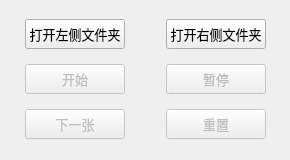
     <widget class="QWidget" name="tab_ContinuousMode">
      <attribute name="title">
       <string>视频模式</string>
      </attribute>
      <widget class="QWidget" name="verticalLayoutWidget_2">
       <property name="geometry">
        <rect>
         <x>10</x>
         <y>10</y>
         <width>271</width>
         <height>141</height>
        </rect>
       </property>
       <layout class="QVBoxLayout" name="verticalLayout">
        <property name="leftMargin">
         <number>5</number>
        </property>
        <property name="topMargin">
         <number>0</number>
        </property>
        <property name="rightMargin">
         <number>5</number>
        </property>
        <property name="bottomMargin">
         <number>0</number>
        </property>
        <item>
         <layout class="QHBoxLayout" name="ProcessImgLayout_4">
          <property name="leftMargin">
           <number>10</number>
          </property>
          <property name="rightMargin">
           <number>10</number>
          </property>
          <item>
           <widget class="QPushButton" name="btn_SelectDirLeft">
            <property name="enabled">
             <bool>true</bool>
            </property>
            <property name="minimumSize">
             <size>
              <width>100</width>
              <height>30</height>
             </size>
            </property>
            <property name="maximumSize">
             <size>
              <width>100</width>
              <height>30</height>
             </size>
            </property>
            <property name="font">
             <font>
              <pointsize>10</pointsize>
             </font>
            </property>
            <property name="text">
             <string>打开左侧文件夹</string>
            </property>
           </widget>
          </item>
          <item>
           <spacer name="horizontalSpacer_6">
            <property name="orientation">
             <enum>Qt::Horizontal</enum>
            </property>
            <property name="sizeHint" stdset="0">
             <size>
              <width>40</width>
              <height>20</height>
             </size>
            </property>
           </spacer>
          </item>
          <item>
           <widget class="QPushButton" name="btn_SelectDirRight">
            <property name="enabled">
             <bool>true</bool>
            </property>
            <property name="minimumSize">
             <size>
              <width>100</width>
              <height>30</height>
             </size>
            </property>
            <property name="font">
             <font>
              <pointsize>10</pointsize>
             </font>
            </property>
            <property name="text">
             <string>打开右侧文件夹</string>
            </property>
           </widget>
          </item>
         </layout>
        </item>
        <item>
         <layout class="QHBoxLayout" name="ProcessImgLayout_5">
          <property name="leftMargin">
           <number>10</number>
          </property>
          <property name="rightMargin">
           <number>10</number>
          </property>
          <item>
           <widget class="QPushButton" name="btn_AutoStart">
            <property name="enabled">
             <bool>false</bool>
            </property>
            <property name="minimumSize">
             <size>
              <width>100</width>
              <height>30</height>
             </size>
            </property>
            <property name="maximumSize">
             <size>
              <width>100</width>
              <height>30</height>
             </size>
            </property>
            <property name="font">
             <font>
              <pointsize>10</pointsize>
             </font>
            </property>
            <property name="text">
             <string>开始</string>
            </property>
           </widget>
          </item>
          <item>
           <spacer name="horizontalSpacer_7">
            <property name="orientation">
             <enum>Qt::Horizontal</enum>
            </property>
            <property name="sizeHint" stdset="0">
             <size>
              <width>40</width>
              <height>20</height>
             </size>
            </property>
           </spacer>
          </item>
          <item>
           <widget class="QPushButton" name="btn_Pause">
            <property name="enabled">
             <bool>false</bool>
            </property>
            <property name="minimumSize">
             <size>
              <width>100</width>
              <height>30</height>
             </size>
            </property>
            <property name="font">
             <font>
              <pointsize>10</pointsize>
             </font>
            </property>
            <property name="text">
             <string>暂停</string>
            </property>
           </widget>
          </item>
         </layout>
        </item>
        <item>
         <layout class="QHBoxLayout" name="ProcessImgLayout_6">
          <property name="leftMargin">
           <number>10</number>
          </property>
          <property name="rightMargin">
           <number>10</number>
          </property>
          <item>
           <widget class="QPushButton" name="btn_NextImg">
            <property name="enabled">
             <bool>false</bool>
            </property>
            <property name="minimumSize">
             <size>
              <width>100</width>
              <height>30</height>
             </size>
            </property>
            <property name="maximumSize">
             <size>
              <width>100</width>
              <height>30</height>
             </size>
            </property>
            <property name="font">
             <font>
              <pointsize>10</pointsize>
             </font>
            </property>
            <property name="text">
             <string>下一张</string>
            </property>
           </widget>
          </item>
          <item>
           <spacer name="horizontalSpacer_8">
            <property name="orientation">
             <enum>Qt::Horizontal</enum>
            </property>
            <property name="sizeHint" stdset="0">
             <size>
              <width>40</width>
              <height>20</height>
             </size>
            </property>
           </spacer>
          </item>
          <item>
           <widget class="QPushButton" name="btn_Reset">
            <property name="enabled">
             <bool>false</bool>
            </property>
            <property name="minimumSize">
             <size>
              <width>100</width>
              <height>30</height>
             </size>
            </property>
            <property name="font">
             <font>
              <pointsize>10</pointsize>
             </font>
            </property>
            <property name="text">
             <string>重置</string>
            </property>
           </widget>
          </item>
         </layout>
        </item>
       </layout>
      </widget>
     </widget>
